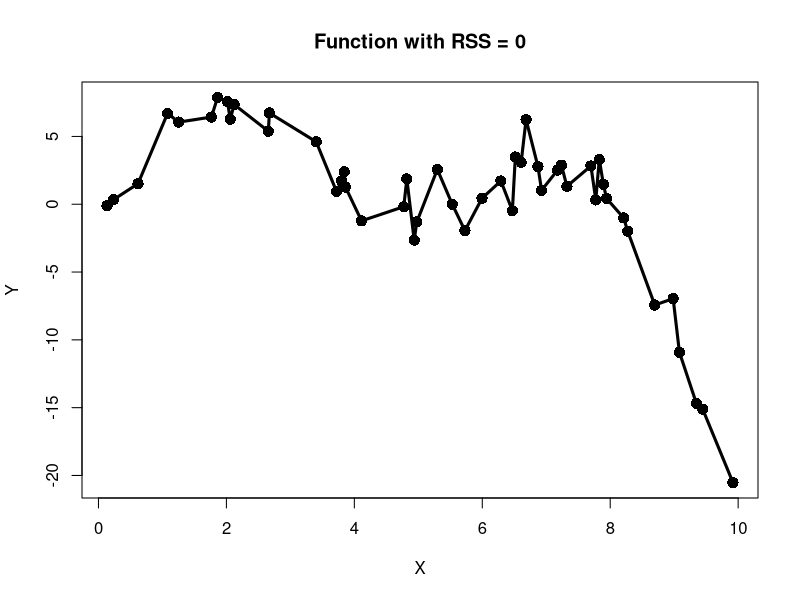
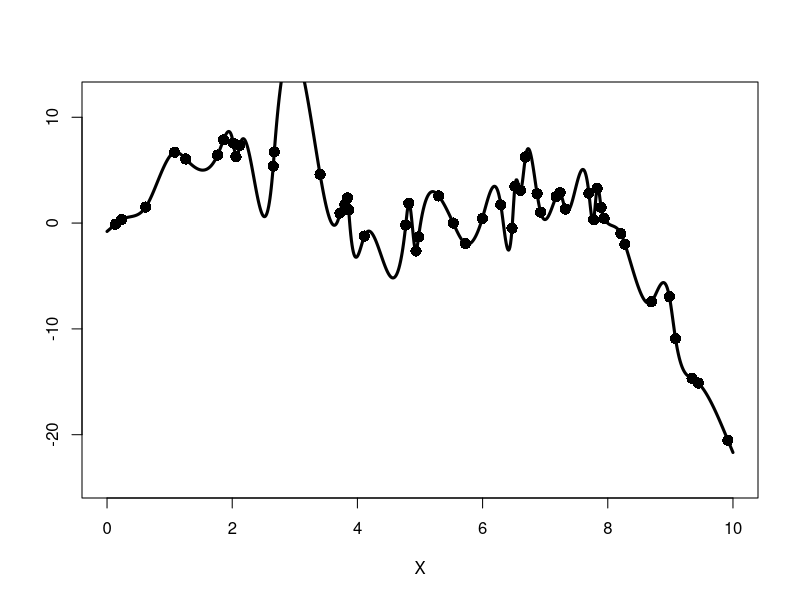
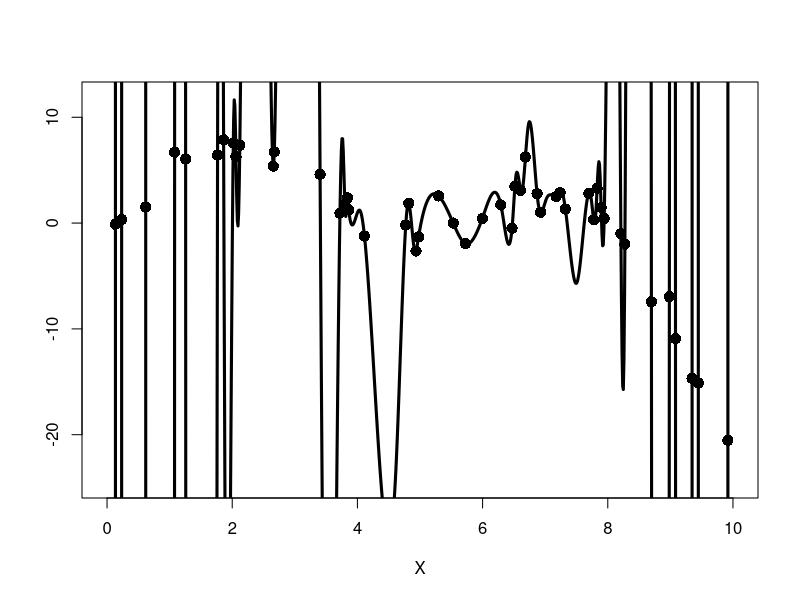
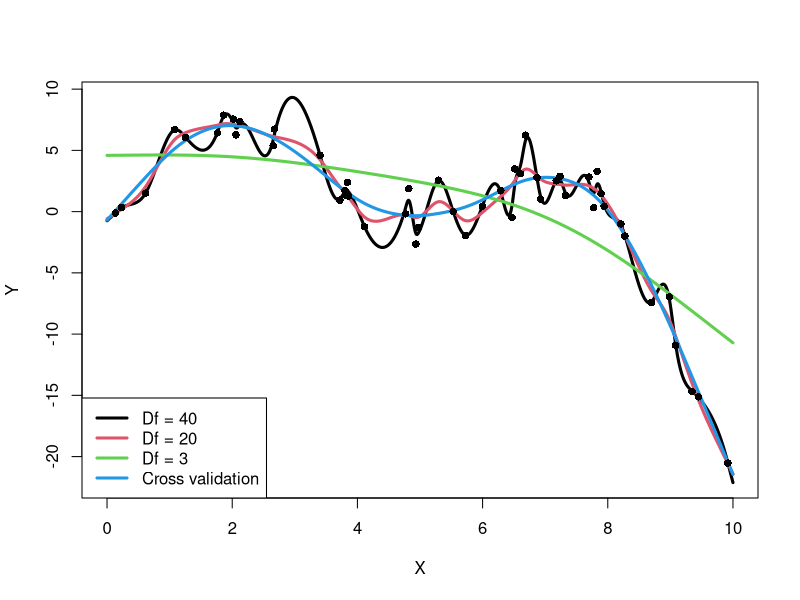
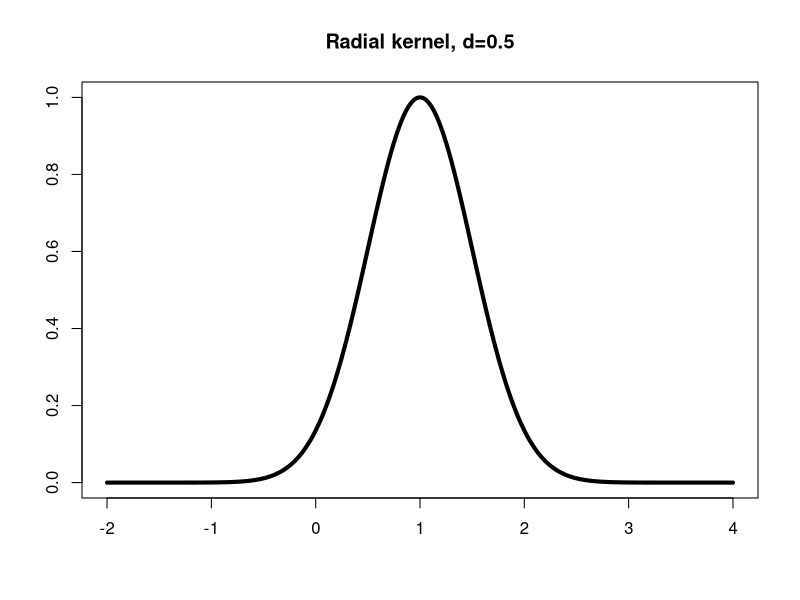
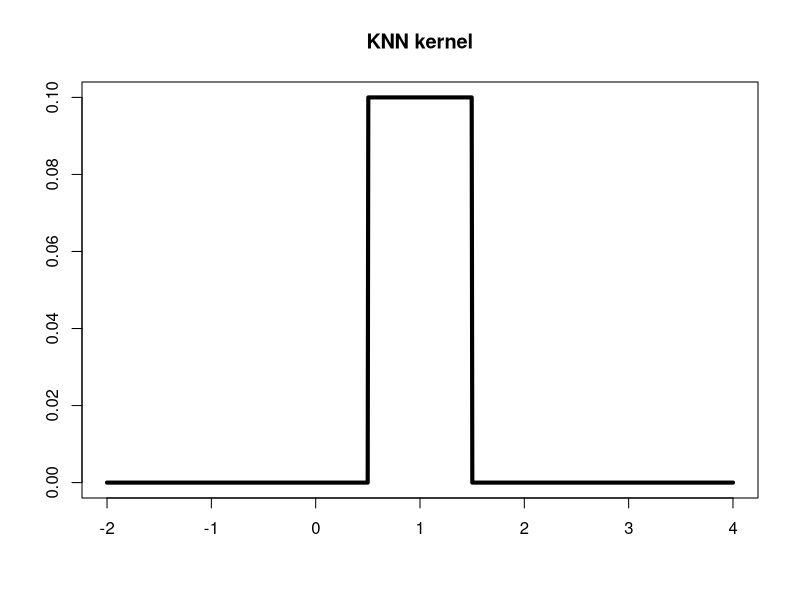
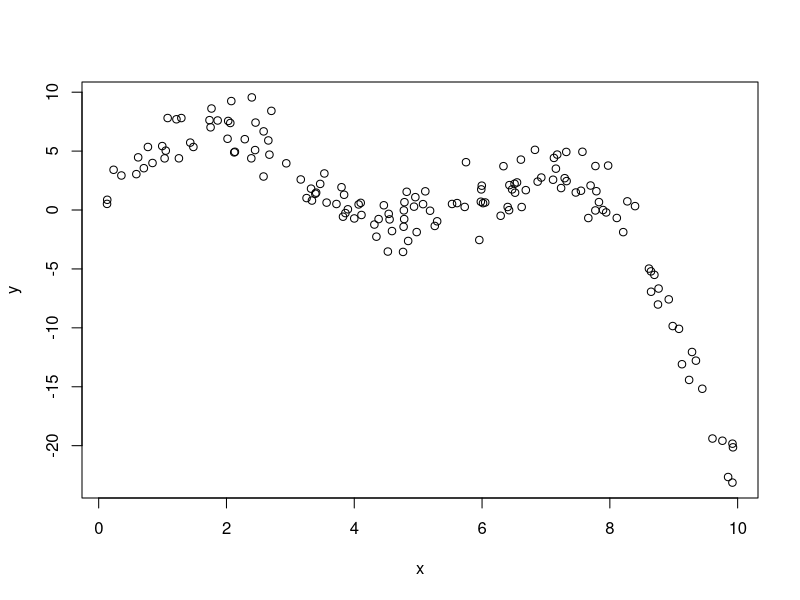
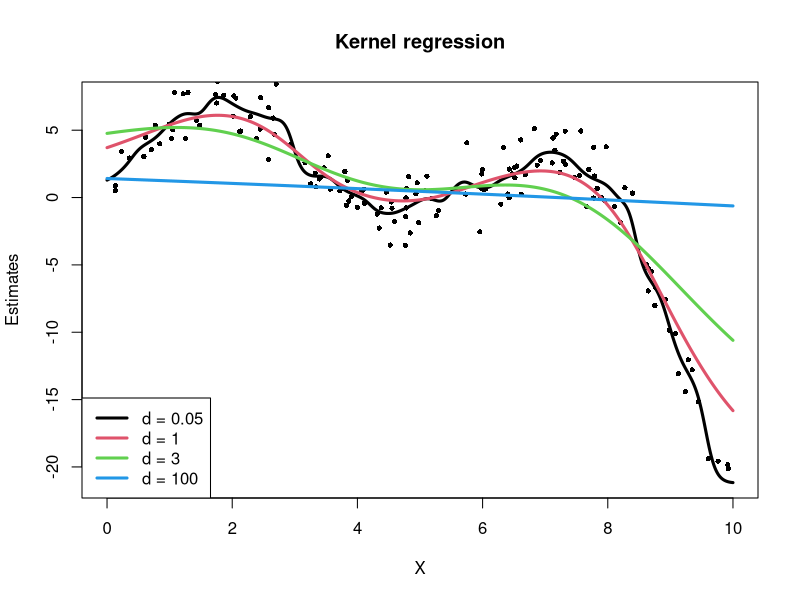

Source code (R) for these figures, in order:
library(splines)
library(FNN)
library(fields)

set.seed(1)
n = 50

## Generate data from a nonlinear function
x <- runif(n, 0, 10)
ftrue <- function(x){
  5*sin(x) + x + .2*x^2 - .05*x^3
}
y = ftrue(x) + rnorm(n, sd=1.5)

## Order the data for the linear interpolator
ord = order(x)

## Plot linear interpolator
plot(x[ord], y[ord], type='l', lwd=3, main="Function with RSS = 0",
     xlab="X", ylab="Y")
points(x,y, pch=16, cex=1.5)

## fit a flexible model that goes through all of the data points
lmOverfit = lm(y ~ ns(x, 49))
predOverfit = predict(lmOverfit, newdata = data.frame(x=seq(0, 10, length=1000)))

## Plot the predicted fit
plot(seq(0, 10, length=1000), predOverfit, type='l', 
     ylim=range(y) + c(-4,4), lwd=3, ylab="",
     xlab="X")
points(x, y, pch=16, cex=1.5)

## Find a different model with RSS = 0
lmOverfit = lm(y ~ bs(x, 49))
predOverfit = predict(lmOverfit, newdata = data.frame(x=seq(0, 10, length=1000)))

plot(seq(0, 10, length=1000), predOverfit, type='l', 
     ylim=range(y) + c(-4,4), lwd=3, ylab="", xlab="X")
points(x, y, pch=16, cex=1.5)


## now fit smoothing spline for multiple values of df
fitSmooth40 = smooth.spline(x, y, df=40)
fitSmooth20 = smooth.spline(x, y, df=20)
fitSmooth3 = smooth.spline(x, y, df=3)
fitSmoothCV = smooth.spline(x, y, cv=TRUE)

gridData = data.frame(x=seq(0, 10, length=1000))

predGrid40 = predict(fitSmooth40, gridData)$y$x
predGrid20 = predict(fitSmooth20, gridData)$y$x
predGrid3 = predict(fitSmooth3, gridData)$y$x
predGridCV = predict(fitSmoothCV, gridData)$y$x

## Plot the smoothing spline fits
plot(gridData$x, predGrid40, type='l', lwd=3,
     xlab="X", ylab="Y")
lines(gridData$x, predGrid20, col=2, lwd=3)
lines(gridData$x, predGrid3, col=3, lwd=3)
lines(gridData$x, predGridCV, col=4, lwd=3)
points(x, y, pch=16)
legend("bottomleft", c("Df = 40", "Df = 20", "Df = 3", "Cross validation"),
       lwd=3, col=1:4, lty=1)


## Illustrate weight and kernel functions
x0 = 1
s = seq(-2, 4, length=1000)

## Radial and KNN kernel functions
radial = function(x, x0=1, d = 0.3) {
  return(exp((-(x - x0)^2) / d))
}

knnKern = function(x, x0=1, d = 0.3, k=10) {
  return(1*(abs(x - x0) < d)/k)
}

## Plot kernels on a grid around x0=1
plot(s, radial(s, x0=1, d=0.5), type='l', lwd=4,
     main="Radial kernel, d=0.5", xlab="", ylab="")
plot(s, knnKern(s, x0=1, d=0.5, k=10), type='l', lwd=4,
     main="KNN kernel", xlab="", ylab="")


## Generate data from a nonlinear function
set.seed(1)
n = 150

x <- runif(n, 0, 10)
ftrue <- function(x){
  5*sin(x) + x + .2*x^2 - .05*x^3
}
y = ftrue(x) + rnorm(n, sd=1.5)
plot(x, y)

## Create sequence of points to predict at
gridData = seq(0, 10, length=1000)

## keep track of function estimates at each grid point and
## each value of d
estimates = matrix(NA, length(gridData), 4)

for (i in 1 : length(gridData)) {
  weight1 = radial(x, x0=gridData[i], d=0.05)
  weight2 = radial(x, x0=gridData[i], d=1)
  weight3 = radial(x, x0=gridData[i], d=3)
  weight4 = radial(x, x0=gridData[i], d=100)
  
  estimates[i,1] = sum(weight1*y) / sum(weight1)
  estimates[i,2] = sum(weight2*y) / sum(weight2)
  estimates[i,3] = sum(weight3*y) / sum(weight3)
  estimates[i,4] = sum(weight4*y) / sum(weight4)
}

## Plot the resulting estimates
plot(gridData, estimates[,1], type='l', lwd=3, ylab="Estimates",
     main="Kernel regression", xlab="X")
points(x,y, pch=16, cex=0.7)
lines(gridData, estimates[,2], col=2, lwd=3)
lines(gridData, estimates[,3], col=3, lwd=3)
lines(gridData, estimates[,4], col=4, lwd=3)
legend("bottomleft", paste("d =", c(0.05, 1, 3, 100)), lwd=3, col=1:4, lty=1)


## KNN regression with k=20
kn = knn.reg(train=data.frame(x=x), test=data.frame(x=gridData), y=y, k=20)

## Local regression with a chosen span
local = loess(y ~ x, span=0.6)
predLocal = predict(local, gridData)

plot(gridData, estimates[,2], type='l', lwd=3, ylab="Estimates",
     main="Local approaches", xlab="")
lines(gridData, kn$pred, col=2, lwd=3)
lines(gridData, predLocal, col=3, lwd=3)
points(x,y, pch=16, cex=0.7)
legend("bottomleft", c("Kernel regression", "KNN", "Local linear"), lwd=3, col=1:3, lty=1)

## Plot spline functions
splineMod = ns(x, 5)
splineGrid = predict(splineMod, gridData)

plot(gridData, splineGrid[,1], type='l', lwd=3,
     main="Natural cubic splines with 5 knots", ylim=range(splineGrid),
     xlab="X")
lines(gridData, splineGrid[,2], lwd=3, col=2)
lines(gridData, splineGrid[,3], lwd=3, col=3)
lines(gridData, splineGrid[,4], lwd=3, col=4)
lines(gridData, splineGrid[,5], lwd=3, col=5)

## Plot 2d step functions
twoDgrid = matrix(0, 100, 100)
twoDgrid[76:100,76:100] = 1
image.plot(twoDgrid)

twoDgrid = matrix(0, 100, 100)
twoDgrid[26:50,26:50] = 1
image.plot(twoDgrid)

## Create tensor products of splines
x1 = runif(100)
x2 = runif(100)

splineMod1 = ns(x1, 5)
splineMod2 = ns(x2, 5)

gridd = seq(0, 1, length=100)

splineGrid1 = predict(splineMod1, gridd)
splineGrid2 = predict(splineMod2, gridd)

twoDgrid = matrix(NA, 100, 100)
for (i in 1 : 100) {
  for (j in 1 : 100) {
    twoDgrid[i,j] = splineGrid1[i,3]*splineGrid2[j,2]
  }
}

image.plot(twoDgrid)

twoDgrid = matrix(NA, 100, 100)
for (i in 1 : 100) {
  for (j in 1 : 100) {
    twoDgrid[i,j] = splineGrid1[i,2]*splineGrid2[j,5]
  }
}

image.plot(twoDgrid)
